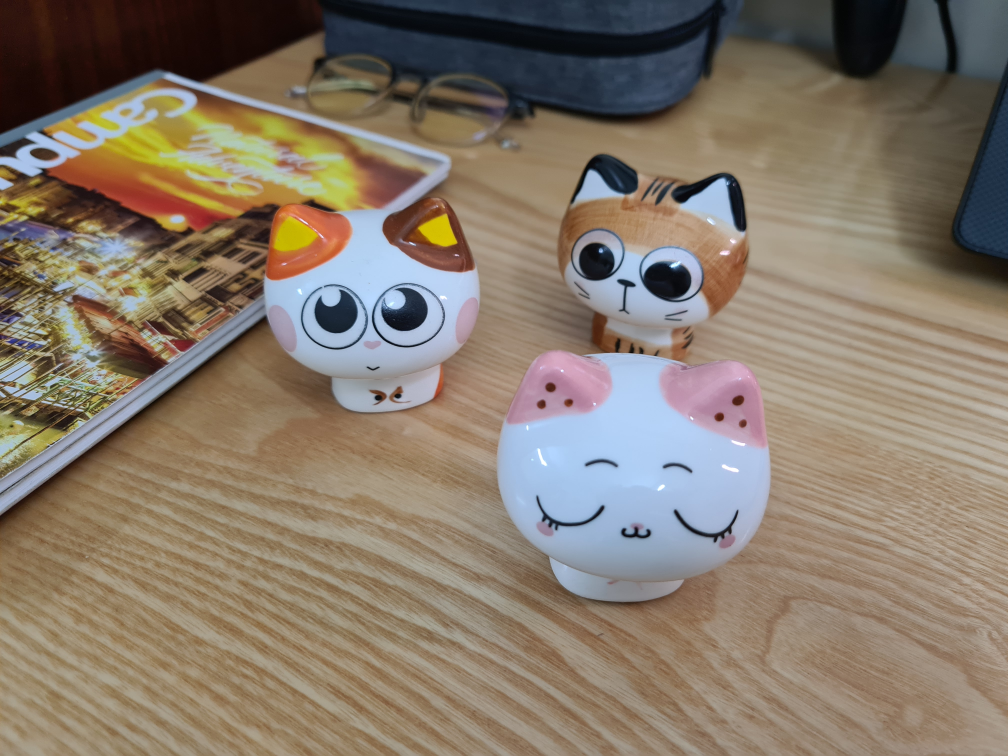
#> input picture project2/image/query/scene1.jpg, 4032 x 3024 px, given as the content of the folder project2/image/template, which was not available (shown at 1/4 size)
$ python evaluation.py
#> lines starting #> are read from the running program, lines starting #| are printed output that depends on the picture
### project2/model.py
import cv2
import numpy as np
import os

class Model:
    def __init__(self):
        # self.MIN_MATCH_COUNT = 10
        self.min_match_thresh = {'cat': 10, 'calculator': 50}
        self.LOWE_RATIO = 0.6

        self.sift = cv2.SIFT_create(contrastThreshold=0.05, edgeThreshold=80)

        self.labels = list()
        self.templates_features = dict() # {'label': list of (keypoints, descriptors) for each image in label dir}

        self.print_message = False

    def load_templates(self, template_root_path):
#> called with template_root_path = 'project2/image/template'
        for label in os.listdir(template_root_path):
            self.labels.append(label)
            self.templates_features[label] = list()

            for img_file in os.listdir(os.path.join(template_root_path, label)):
                img_gray = cv2.imread(os.path.join(template_root_path, label, img_file), cv2.IMREAD_GRAYSCALE)
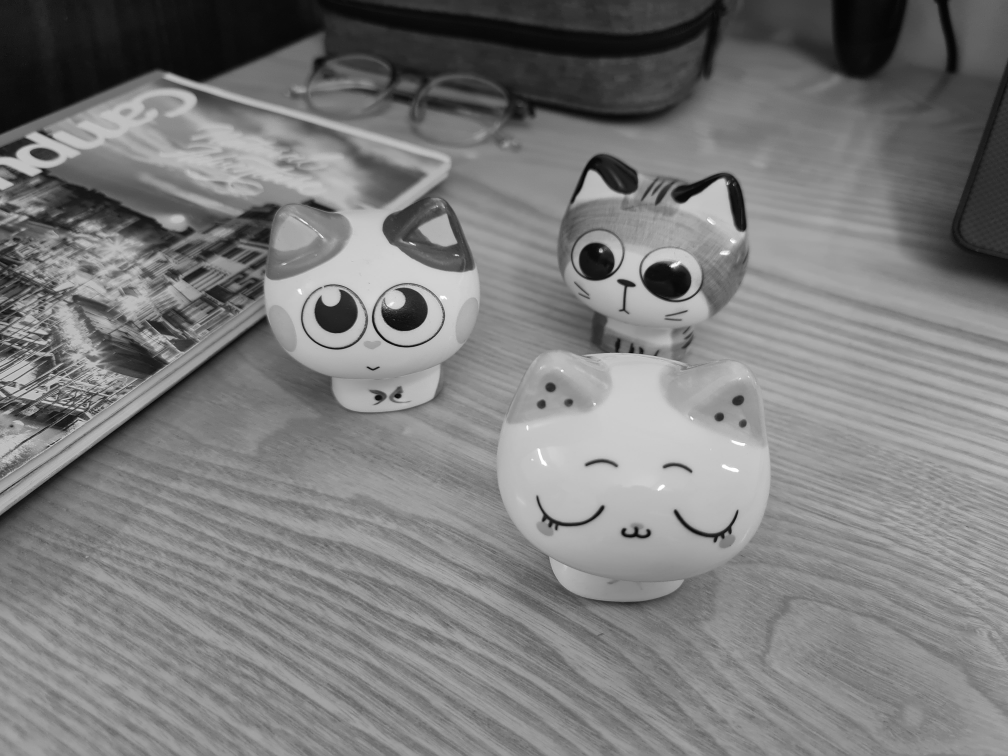
#> img_gray: shape (3024, 4032) (shown at 1/4 size); min 0, max 255, mean 123.7

#> (the run stopped early here; a loop or call above may not have finished)

$ run again, on project2/image/query/scene5.jpg
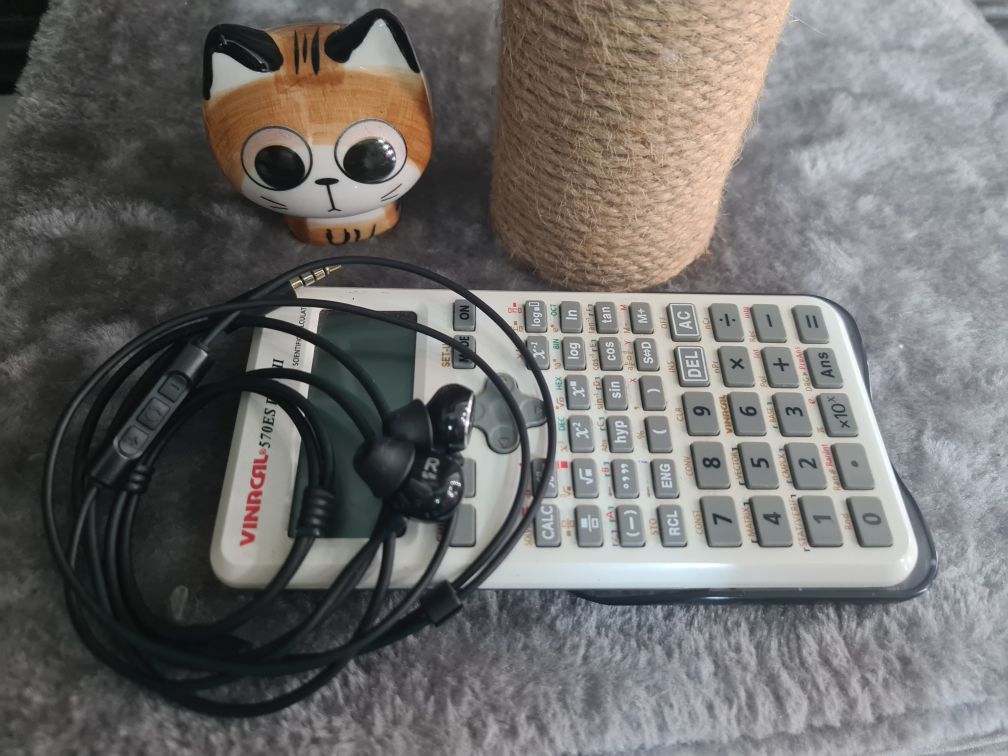
#> input picture project2/image/query/scene5.jpg, 4032 x 3024 px, given as the content of the folder project2/image/template, which was not available (shown at 1/4 size)
#> in load_templates, `img_gray = cv2.imread(os.path.join(template_root_path, label, img_file..`:
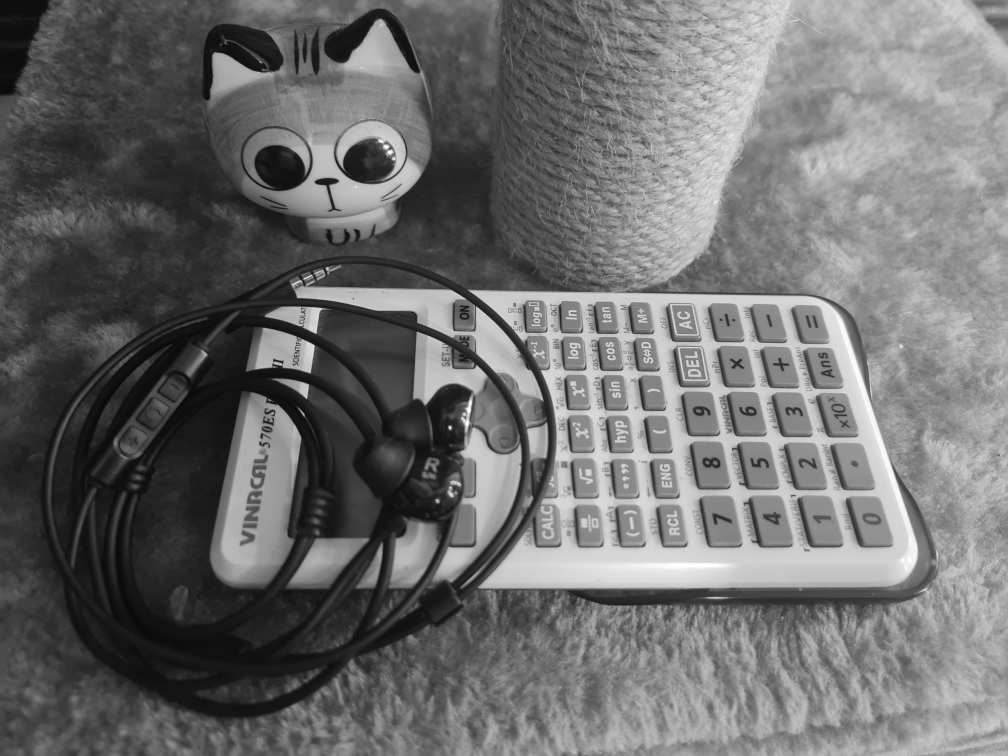
#> img_gray: shape (3024, 4032) (shown at 1/4 size); min 0, max 255, mean 109.4

$ run again, on project2/image/query/scene6.jpg
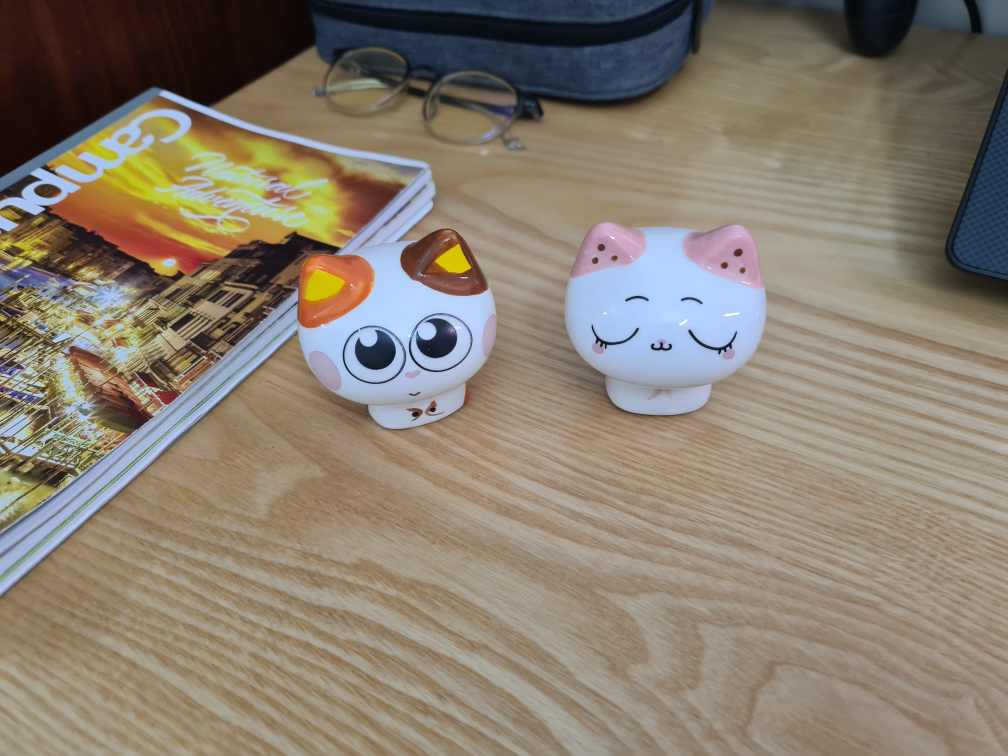
#> input picture project2/image/query/scene6.jpg, 4032 x 3024 px, given as the content of the folder project2/image/template, which was not available (shown at 1/4 size)
#> in load_templates, `img_gray = cv2.imread(os.path.join(template_root_path, label, img_file..`:
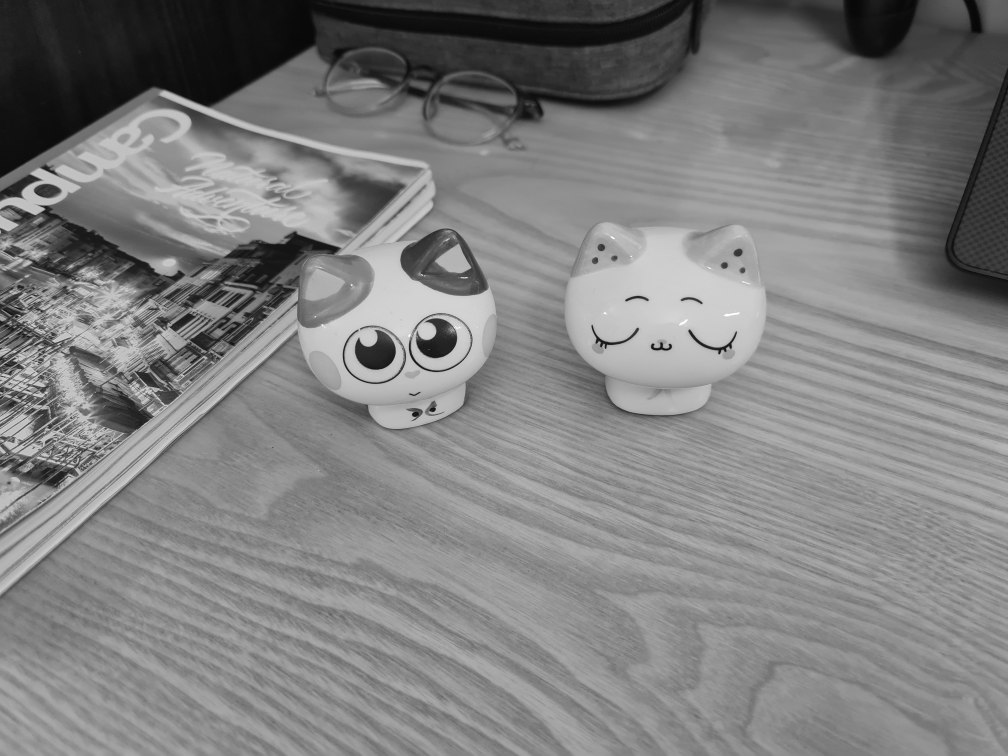
#> img_gray: shape (3024, 4032) (shown at 1/4 size); min 0, max 255, mean 127.9

$ run again, on project2/image/query/scene7.jpg
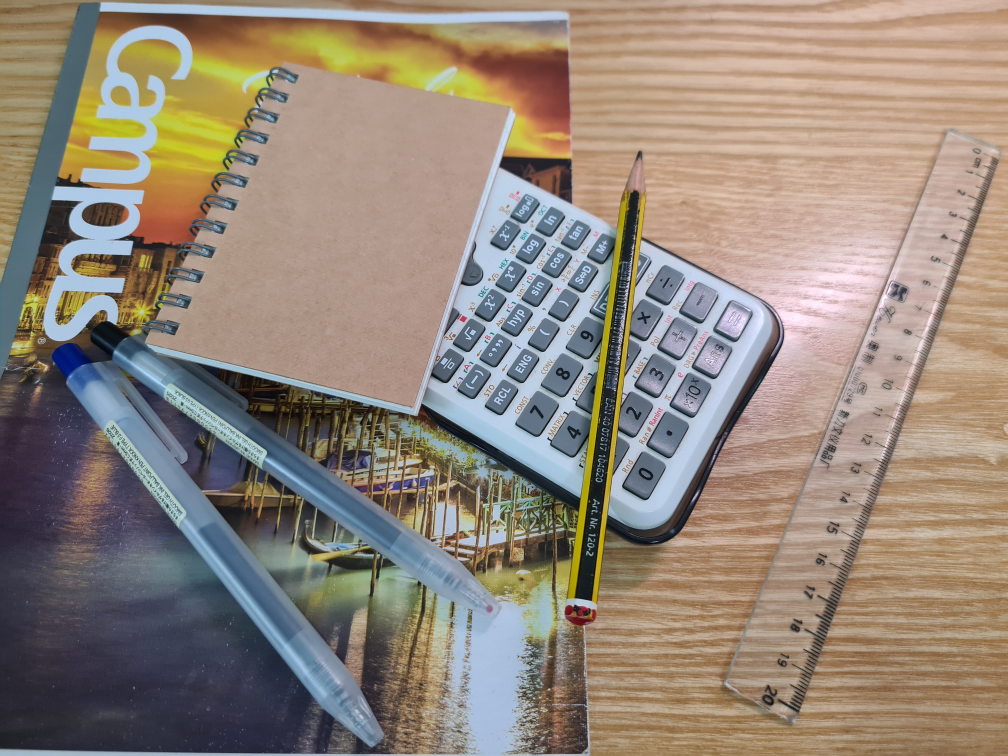
#> input picture project2/image/query/scene7.jpg, 4032 x 3024 px, given as the content of the folder project2/image/template, which was not available (shown at 1/4 size)
#> in load_templates, `img_gray = cv2.imread(os.path.join(template_root_path, label, img_file..`:
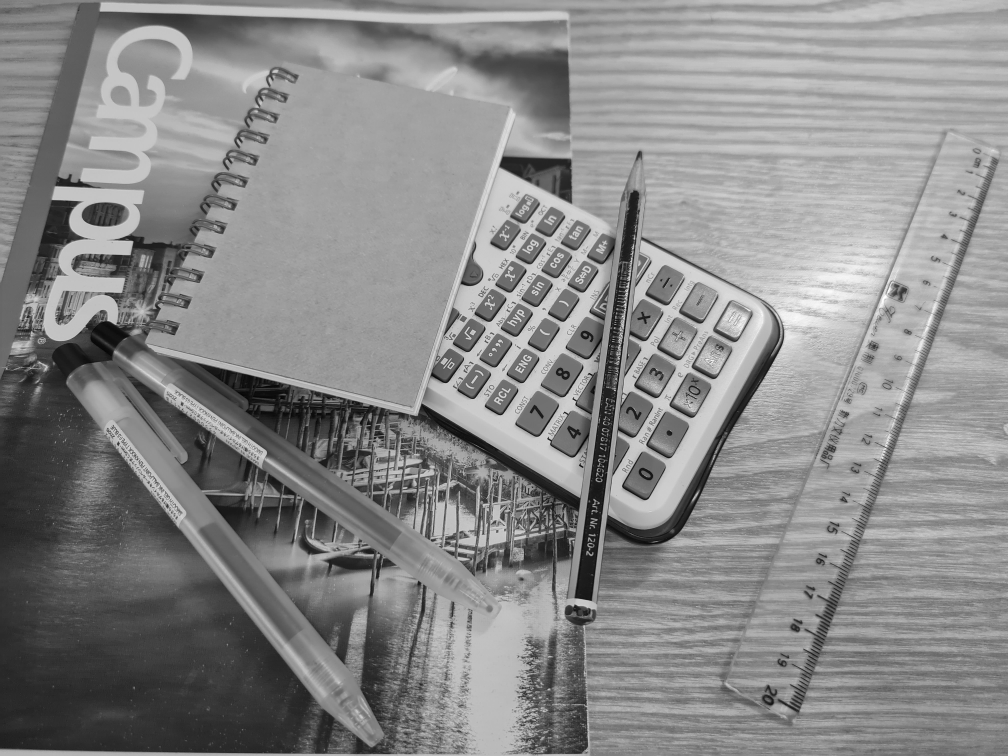
#> img_gray: shape (3024, 4032) (shown at 1/4 size); min 0, max 255, mean 136.3
